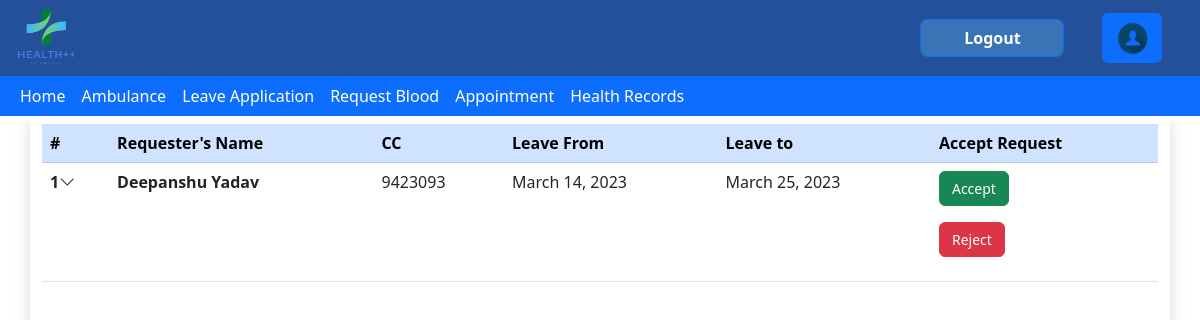
/leave/ViewApplications/ (signed in), run on an earlier commit of the app's database.
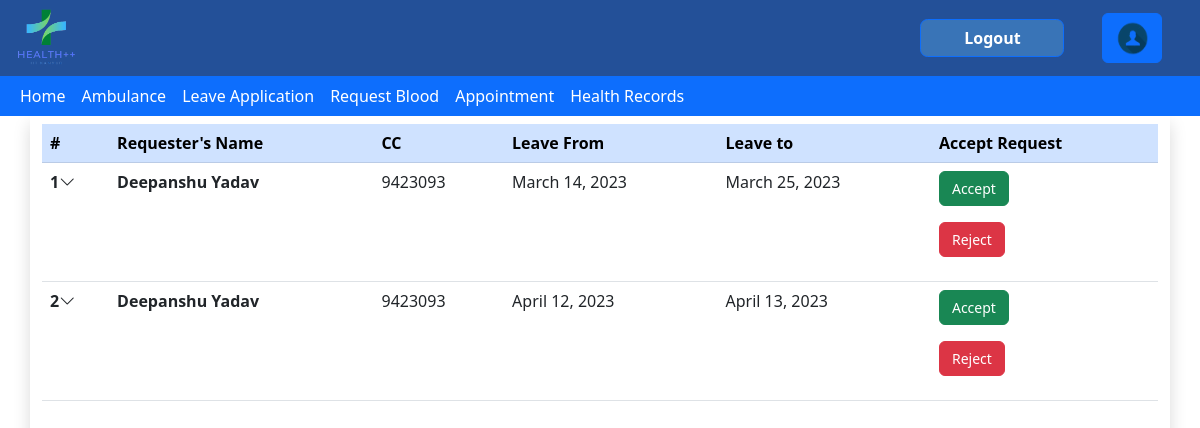
And on a later commit of the database.
### leaveapp/models.py (models this page shows)
class LeaveApplication(models.Model):
    Account=models.ForeignKey(Account,on_delete=models.CASCADE,null=True)
    Leave_details=models.ForeignKey(Leave_detail,on_delete=models.CASCADE,null=True)
    Status=models.CharField(choices=status_choices,default='Pending',max_length=100,blank=True)

class Leave_detail(models.Model):
    FromDate=models.DateField()
    ToDate=models.DateField()
    Description=models.TextField(max_length=200)
    Prescription_Image=models.ImageField()
    requestTime=models.TimeField(null=True,blank=True)

### members/models.py (models this page shows, shortened)
class Account(models.Model):
    user=models.OneToOneField(User,on_delete=models.CASCADE)
    Role=models.CharField(max_length=100,choices=roles,default="Student",blank=True)
    DOB=models.DateField(blank=True,null=True)
    BloodG=models.CharField(choices=BloodG,null=True,max_length=20)
    CCID=models.CharField(null=True,max_length=20)
    Gender=models.CharField(null=True,default='Male',max_length=10)
    ContactNo=models.CharField(null=True,blank=True,max_length=13)

### leaveapp/views.py (the view)
# urls.py: path("ViewApplications/",views.viewApplications,name="ViewApplications"),
@login_required
def viewApplications(request):
    AllApps=LeaveApplication.objects.all()
    returnList=[]
    for application in AllApps:
        if (application.Status=="Pending"):
            returnList.append(application)
    return render(request,'leaveapp/ViewApplications.html',{
        "Queue":returnList,
        "Status":"Pending",
    })

### leaveapp/templates/leaveapp/ViewApplications.html (shortened to what this page needs)
{% extends 'health/base.html' %}
{%load static%}
{%block content%}
<html lang="en">
<head>
    <link href="https://cdn.jsdelivr.net/npm/bootstrap@5.3.0-alpha1/dist/css/bootstrap.min.css" rel="stylesheet"
>
    <link rel="stylesheet" href="https://cdn.jsdelivr.net/npm/bootstrap-icons@1.5.0/font/bootstrap-icons.css" />
</head>
<body>
    {%if user.account.Role == 'Student' or user.account.Role == 'DUGC'%}
    <div class="container shadow min-vh-100 py-2">
        <div class="table-responsive">
            <table class="table accordion">
                <thead class="table-primary">
                    <tr>
                        <th scope="col">#</th>
                        <th scope="col">Requester's Name</th>
                        <th scope="col">CC</th>
                        <th scope="col">Leave From</th>
                        <th scope="col">Leave to</th>
                        <th scope="col">Accept Request</th>
                    </tr>
                </thead>
                <tbody>
                    {% for Application in Queue %}
                    <tr data-bs-toggle="collapse" data-bs-target="#r{{forloop.counter}}" class="accordion-toggle">
                        <th scope="row">{{forloop.counter}}<i class="bi bi-chevron-down onhover-grey"></i></th>
                        <td><strong>{{Application.Account.user.get_full_name}}</strong></td>
                        <td>{{Application.Account.CCID}}</td>
                        <td>{{Application.Leave_details.FromDate}}</td>
                        <td>{{Application.Leave_details.ToDate}}</td>
                        {% if Status == 'Pending'  %}
                        <td>
                            <form id="accept-reject-form" method="POST" action="{% url 'Application_Response'%}">
                                <button type="submit" class="btn btn-success" style="font-size: 14;" name="submit" value="accept">Accept</button>
                                </form>
                            <form id="accept-reject-form" method="POST" action="{% url 'Application_Response'%}">
                                <button type="submit" class="btn btn-danger" style="font-size: 14;" name="submit" value="reject">Reject</button>
                                </form>
                        </td>
                        {%endif%}
                    </tr>
                    {%endfor%}
                </tbody>
            </table>
        </div>
    </div>
</body>
{%else%}
<h1>You are not authorized to acces this page</h1>
{%endif%}
</html>
{% endblock %}

### health/templates/health/base.html (shortened to what this page needs)
{%load static%}
<head>
    <link href="https://cdn.jsdelivr.net/npm/bootstrap@5.3.0-alpha1/dist/css/bootstrap.min.css" rel="stylesheet">
</head>
{%if user.is_authenticated%}
<body>
    <div>
        <div class="header">
            <a href="{% url 'home'%}">
                <img
                    class="mt-2 mx-3"
                    id="image"
                    src="{% static 'health/images/logo.png'%}"
                    style='width: 60px; height: 60px;'
                    alt="App logo"
                />
            </a>
            <div style="display: flex; justify-content: flex-end; flex-direction: row;">
                <a id="usersign" href="{% url 'logoutUser' %}" class="btn btn-primary">
                    <div class="text-white">Logout</div>
                </a>
                <a href="{%url 'show_profile' %}">
                    <img
                    class="btn btn-primary"
                    id="image"
                    src="{% static 'health/images/common/user_logo.png'%}"
                    style='width: 60px; height: 50px; margin-top:13px; margin-right:10mm;'
                    alt="user icon"
                    />
                </a>
            </div>
        </div>
    </div>
    <div>
        <nav class="navbar navbar-expand-sm bg-primary" style="padding: 0;">
            <div class="container-fluid">
                <div
                    class="navbar-collapse collapse show"
                    id="navbarSupportedContent"
                >
                    <ul class="navbar-nav me-auto mb-2 mb-lg-0">
                        <li class="nav-item">
                            <a class="nav-link" aria-current="page" href="{% url 'home'%}">
                                Home
                            </a>
                        </li>
                        <li class="nav-item">
                            <a class="nav-link" aria-current="page" href="/ambulance">
                                Ambulance
                            </a>
                        </li>
                        <li class="nav-item">
                            {% if user.account.Role == 'DUGC'%}
                            <a class="nav-link" href="{% url 'ViewApplications' %}">
                                Leave Applications
                            </a>
                            {% else%}
                            {%if user.account.Role == 'Student' %}
                            <a class="nav-link" href="{% url 'leave' %}">
                                Leave Application
                            </a>
                            {%endif%}
                            {%endif%}
                        </li>
                        {%if user.account.Role == 'Student' or user.account.Role == 'Receptionist' or user.account.Role == 'Doctor' %}
                        <li class="nav-item">
                            <a class="nav-link" href="/blood_donate">
                                Request Blood
                            </a>
                        </li>
                        {%endif%}
                        {%if user.account.Role == 'Student' or user.account.Role == 'Receptionist' or user.account.Role == 'Doctor'%}
                        <li class="nav-item">
                            <a class="nav-link" href="{% url 'book_appointment'%}">
                                Appointment
                            </a>
                        </li>
                        {% endif %}
                        {% if user.account.Role == 'Student' or user.account.Role == 'Receptionist'%}
                        <li class="nav-item">
                            <a class="nav-link" href="{% url 'health_records'%}">
                                Health Records
                            </a>
                        </li>
                        {% elif user.account.Role == 'Student' or user.account.Role == 'Doctor'%}
                        <li class="nav-item">
                            <a class="nav-link" href="{% url 'home_health_record'%}">
                                Heath Records
                            </a>
                        </li>
                        {% endif%}
                    </ul>
                </div>
            </div>
        </nav>
    </div>
    {% endif %}
</body>
{%block content%}
{%endblock%}

### health/templates/health/base.html (style rules this page uses)
.header { width: 100%; height: 20mm; background-color: #235098; }
#image { float: left; }
#usersign { float: right; background-color:rgb(57, 116, 183); background-repeat: no-repeat; margin-top:5mm; border-radius: 2mm; margin-left: 5mm; margin-right: 10mm; font-weight: bold; width: 9em; height: 10mm; }
.navbar .navbar-nav .nav-item .nav-link { color: white; }

What changed in the data, as far as the page shows it:
added LeaveApplication: Account.user.get_full_name "Deepanshu Yadav", Account.CCID "9423093", Leave_details.FromDate "April 12, 2023", Leave_details.ToDate "April 13, 2023"
